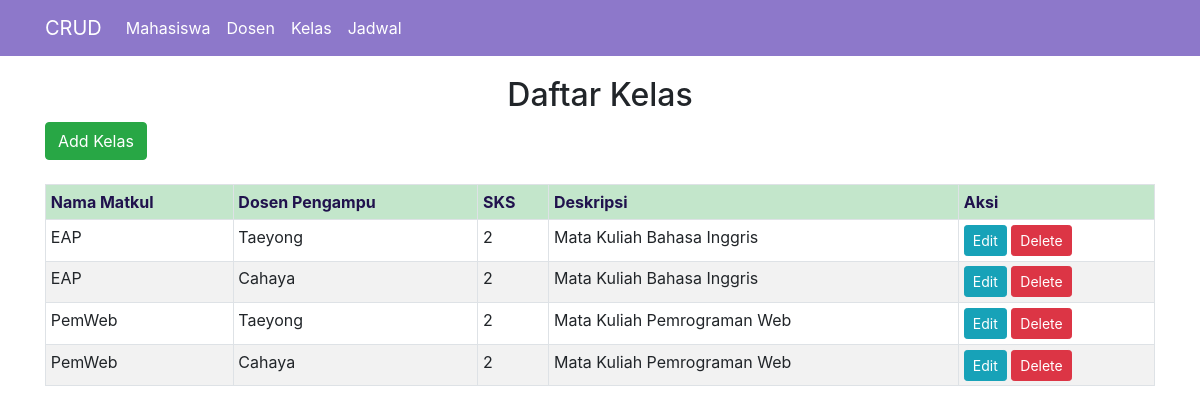
The page /index_kelas.php on the database its author committed.
### tables this page shows
CREATE TABLE `kelas` (
  `id_kelas` int(11) NOT NULL,
  `nama_kelas` varchar(255) NOT NULL,
  `id_dosen` int(11) NOT NULL,
  `sks` int(2) NOT NULL,
  `deskripsi` text NOT NULL
);

CREATE TABLE `dosen` (
  `id_dosen` int(11) NOT NULL,
  `nama_dosen` varchar(255) NOT NULL,
  `nip` int(15) NOT NULL,
  `email` varchar(255) NOT NULL
);

### index_kelas.php (the view, shortened to what this page needs)
<?php
require_once('config.php');
$result = mysqli_query($koneksi, "SELECT * FROM kelas INNER JOIN dosen ORDER BY id_kelas DESC")
?>
<!doctype html>
<html lang="en">
<head>
    <link rel="stylesheet" href="https://stackpath.bootstrapcdn.com/bootstrap/4.1.3/css/bootstrap.min.css">
</head>
<body>
    <nav class="navbar navbar-expand-lg navbar-dark" style="background-color: #8d78ca;">
		<div class="container">
			<a class="navbar-brand" href="#">CRUD</a>
			<div class="collapse navbar-collapse" id="navbarSupportedContent">
				<ul class="navbar-nav mr-auto">
					<li class="nav-item">
						<a class="nav-link active" href="index.php">Mahasiswa</a>
					</li>
					<li class="nav-item">
						<a class="nav-link active" href="index_dosen.php">Dosen</a>
					</li>
                    <li class="nav-item">
						<a class="nav-link active" href="index_kelas.php">Kelas</a>
					</li>
                    <li class="nav-item">
						<a class="nav-link active" href="index_jadwal.php">Jadwal</a>
					</li>
				</ul>
			</div>
		</div>
	</nav>
    <div class="container" style="margin-top:20px">
        <center><h2>Daftar Kelas</h2></center>
        <a href="add_kelas.php" class="btn btn-success">Add Kelas</a>
        <br><br>
        <table width="100%" border="2" class="table table-striped table-hover table-sm table-bordered">
            <tr class="table-success" style="color: #20124d;">
                <th>Nama Matkul</th>
                <th>Dosen Pengampu</th>
                <th>SKS</th>
                <th>Deskripsi</th>
                <th>Aksi</th>
            </tr>
            <?php
            while ($item = mysqli_fetch_array($result)){
            ?>
                <tr>
                    <td><?= $item['nama_kelas']; ?></td>
                    <td><?= $item['nama_dosen']; ?></td>
                    <td><?= $item['sks']; ?></td>
                    <td><?= $item['deskripsi']; ?></td>
                    <td>
                        <a href="edit_kelas.php?id=<?= $item['id_kelas']; ?>" class="btn btn-info btn-sm">Edit</a>
                        <a href="delete_kelas.php?id=<?= $item['id_kelas']; ?>" onclick="return
                        confirm ('Apakah Anda yakin akan menghapus data?')" class="btn btn-danger btn-sm">Delete</a>
                    </td>
                </tr>
            <?php } ?>
        </table>
    </div>
</body>
</html>

### rows shown on the page
kelas: nama_kelas "EAP", dosen.nama_dosen "Taeyong", sks "2", deskripsi "Mata Kuliah Bahasa Inggris", dosen.nama_dosen "Cahaya"
kelas: nama_kelas "PemWeb", dosen.nama_dosen "Taeyong", sks "2", deskripsi "Mata Kuliah Pemrograman Web", dosen.nama_dosen "Cahaya"
